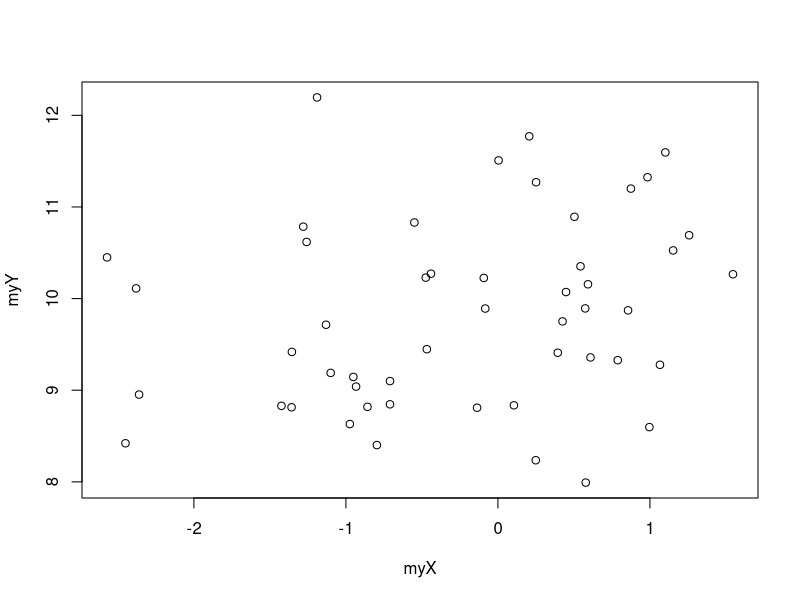
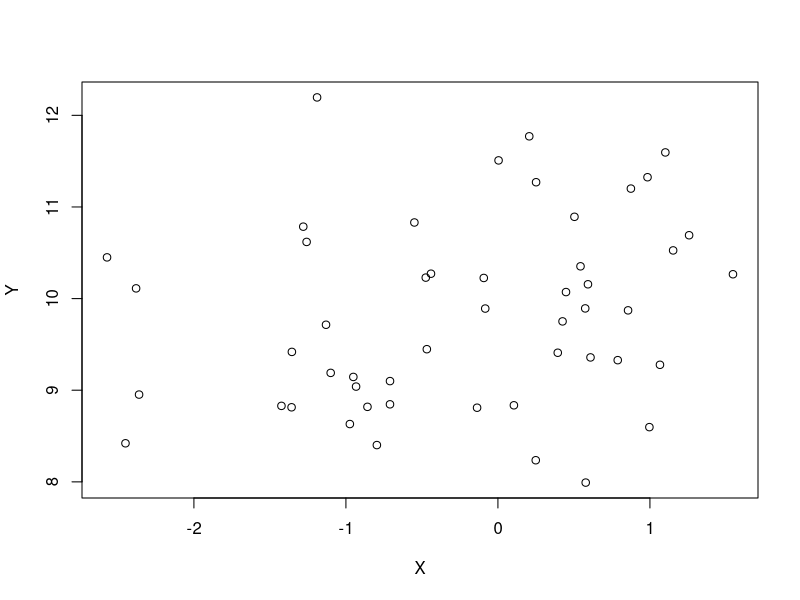
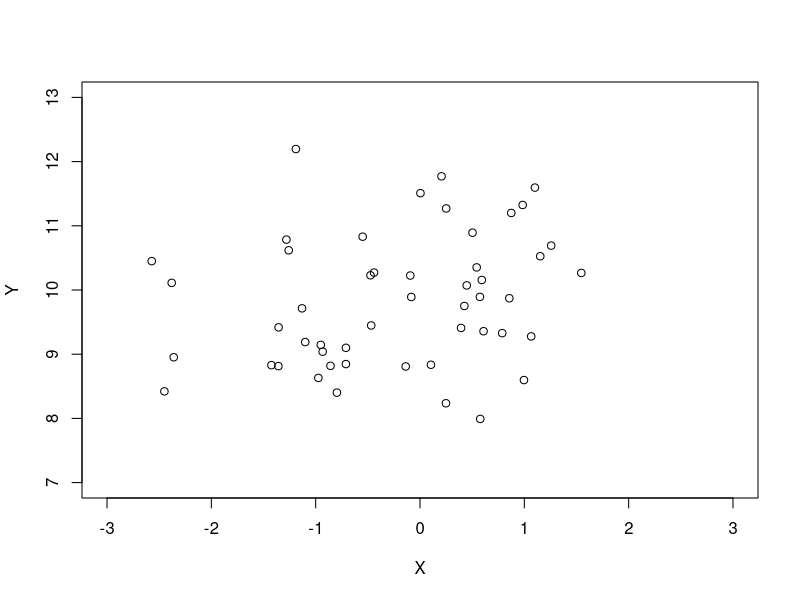
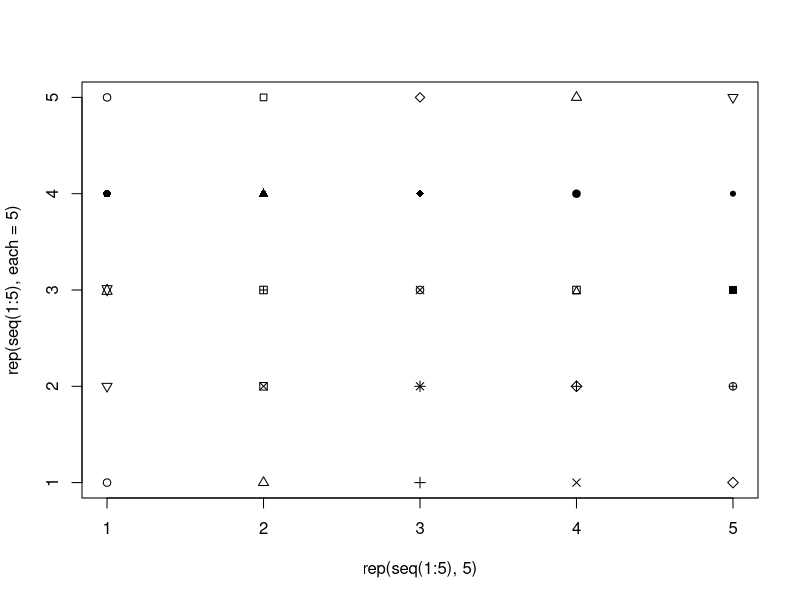
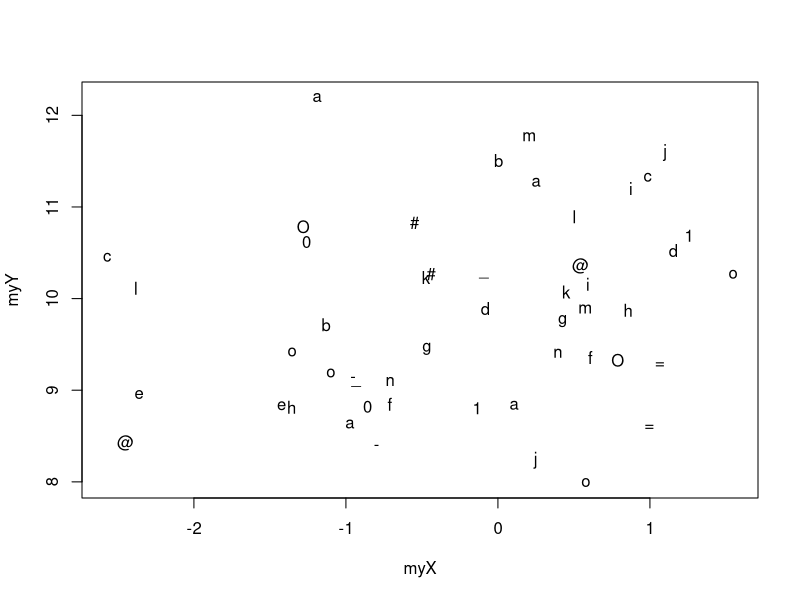
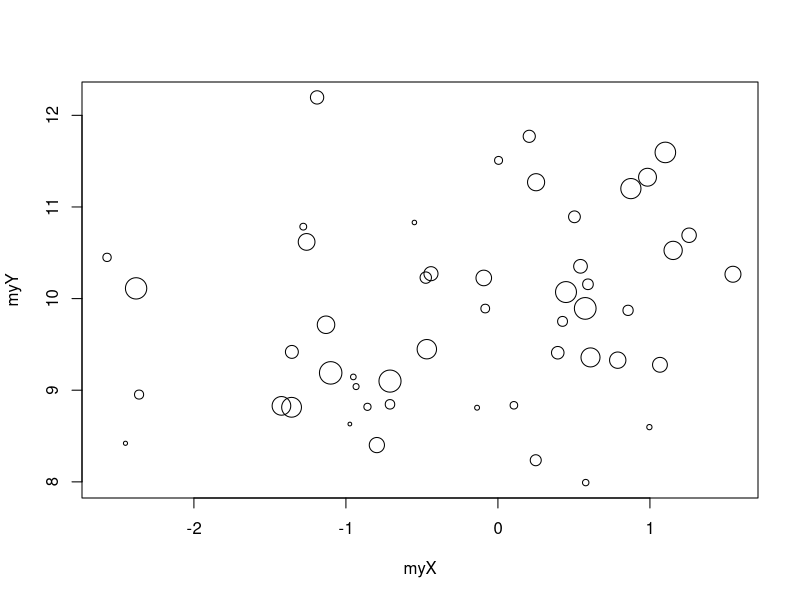
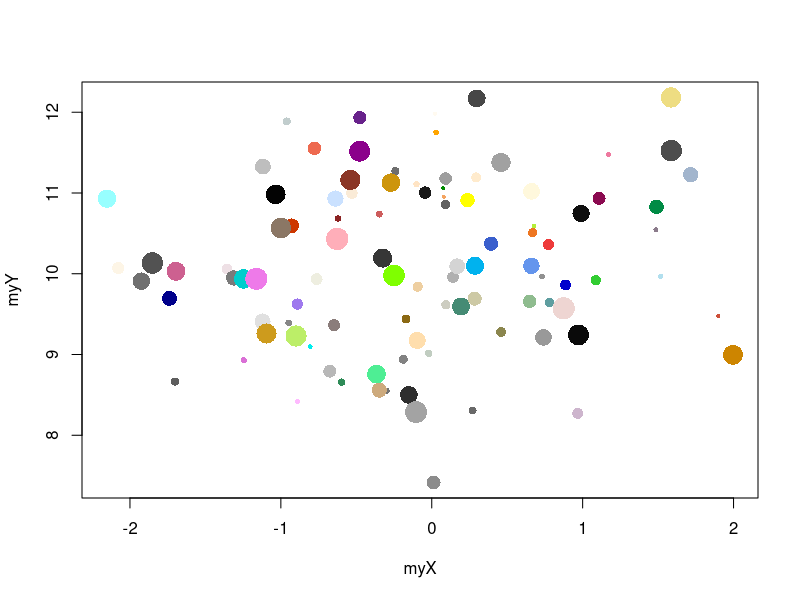
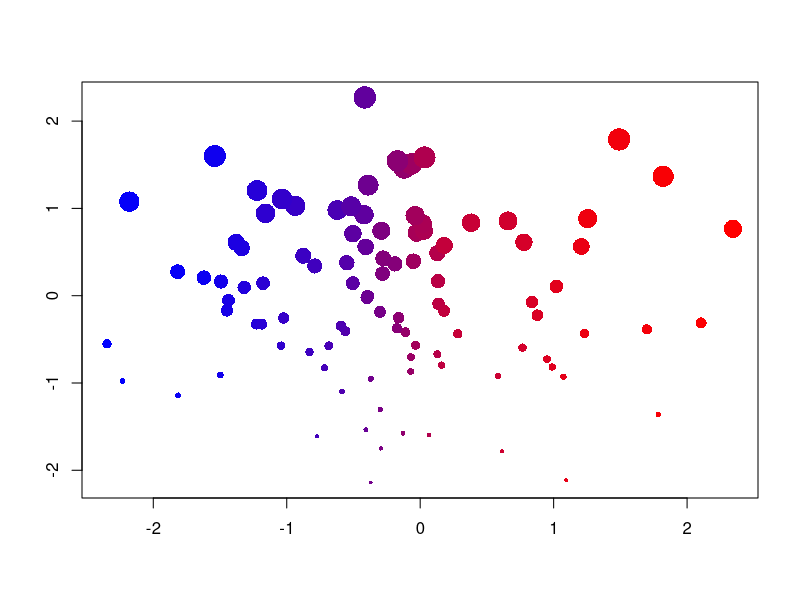

Write R code to recreate these figures, in order.
## ---- chunk 1
myX <- rnorm(50, mean = 0, sd = 1)
myY <- rnorm(50, mean = 10, sd = 1)
plot(x = myX, y = myY)
## ---- chunk 2
plot(x = myX, y = myY, 
  xlab = "X", ylab = "Y")
## ---- chunk 3
plot(x = myX, y = myY, 
  xlab = "X", ylab = "Y", 
  xlim = c(-3, 3), ylim = c(7, 13))
## ---- chunk 4
plot(x = rep(seq(1:5), 5), y = rep(seq(1:5), each = 5),
  pch = 1:25)
plot(x = myX, y = myY, 
  pch = c("a", "@", "#", "1", "=", "-", "_", "o", "O", "0", letters[1:15]))
## ---- chunk 5
plot(x = myX, y = myY, 
  cex = seq(from = 0.5, to = 3, length.out = 50))
## ---- chunk 6
myX <- rnorm(100, mean = 0, sd = 1)
myY <- rnorm(100, mean = 10, sd = 1)
plot(x = myX, y = myY, 
  cex = seq(from = 0.5, to = 3, length.out = 100),
  pch = 16,
  col = sample(colors(), 100))
## ---- chunk 7
myX <- rnorm(100)
myY <- rnorm(100)
dfGraph <- data.frame(myX, myY)
dfGraph <- dfGraph[order(dfGraph$myX),]
dfGraph$myCol <- colorRampPalette(c("blue", "red"))(100)
dfGraph <- dfGraph[order(dfGraph$myY),]
dfGraph$myCex <- seq(from = 0.5, to = 3, length.out = 100)
plot(x = dfGraph$myX, y = dfGraph$myY, 
  cex = dfGraph$myCex, pch = 16, col = dfGraph$myCol, 
  xlab = "", ylab = "")
## ---- chunk 8
myX <- 1:20
myY <- rnorm(20, mean = 10, sd = 1)
plot(x = myX, y = myY, 
  type = 'b') # 'p', 'l', 'b', 'c', 'o', 'h', 's', 'S', 'n'
## ---- chunk 9
par(mfrow = c(1, 2))
plot(x = myX, y = myY, 
  type = 'b', pch = 16, cex = 3) 
grid(lwd = 3, lty = 1)
plot(x = myX, y = myY, 
  type = 'b', pch = 16, cex = 3, 
  panel.first = grid(lwd = 3, lty = 1)) 
par(mfrow = c(1, 1))
## ---- chunk 10
op <- par(no.readonly = TRUE)
par(mfrow = c(2, 2), mar = c(2, 2, 1, 1))
graph4 <- lapply(1:4, function(i){
  plot(x = rnorm(100), 
    y = rnorm(100), 
    col = i, pch = 16)
})
par(op)
## ---- chunk 11
myX <- rnorm(100)
myY <- rnorm(100)
plot(x = myX, y = myY, 
  xlim = c(-4, 4), ylim = c(-4, 4),   
  pch = 16, cex = 1.5, 
  col = sample(colors(), size = 100),
  panel.first = {
    grid()
    abline(v = c(min(myX), max(myX)), lty = 2)
    abline(h = c(min(myY), max(myY)), lty = 2)
    abline(v = mean(myX), lty = 1)
    abline(h = mean(myY), lty = 1)
})
## ---- chunk 12
op <- par(no.readonly = TRUE)
par(mfrow = c(2, 2), mar = c(2, 2, 1, 1))
myX <- list(
  rnorm(1000),
  rgamma(1000, shape = 1),
  sample(1:100, size = 1000, replace = TRUE),
  rbeta(1000, shape1 = 1, shape2 = 2)
)
myTitle <- c("Normal", "Gamma", "Uniform", "Beta")
tr <- lapply(1:4, function(i){
  hist(myX[[i]], 
    col = heat.colors(15), 
    main = myTitle[i]
  )
})
par(op)
## ---- chunk 13
myX <- c(4, 5, 8)
barplot(myX, names.arg = c("A", "B", "C"))
## ---- chunk 14
op <- par(no.readonly = TRUE)
par(mfrow = c(1, 2), mar = c(2, 2, 1, 1))
myX <- matrix(c(4, 5, 8, 4, 6, 2), nrow = 2)
barplot(myX, names.arg = c("A", "B", "C"))
myX <- matrix(c(4, 5, 8, 4, 6, 2, 3, 4, 5), nrow = 3)
barplot(myX, names.arg = c("A", "B", "C"))
par(op)
## ---- chunk 15
n <- 50
myX <- rnorm(n)
myY <- rnorm(n)
myCol <- c(2, sample(c(4, 2), size = (n - 1), replace = TRUE))
myColors <- colorRampPalette(c("blue", "red"))(100)
myYCut <- cut(myY, breaks = -4:4)
myXCut <- cut(myX, breaks = -4:4)
myYCutCol <- table(myCol, myYCut)
myXCutCol <- table(myCol, myXCut)
xCol <- round(
  myXCutCol[1,] / (myXCutCol[1,] + myXCutCol[2,]) * 100
)
xCol[is.na(xCol) | xCol == 0] <- 1
yCol <- round(
  myYCutCol[1,] / (myYCutCol[1,] + myYCutCol[2,]) * 100
)
yCol[is.na(yCol) | yCol == 0] <- 1
op <- par(no.readonly = TRUE)
par(mar = c(2, 3, 1, 1))
layout(matrix(c(1, 1, 0, 
                2, 2, 3, 
                2, 2, 3), ncol = 3, byrow = TRUE))
barplot(table(myXCut), las = 1, col = myColors[xCol])
plot(x = myX, y = myY, col = myCol, pch = 16, 
  xlim = c(-4, 4), ylim = c(-4, 4), cex = 1.5, 
  panel.first = grid())
barplot(table(myYCut), las = 1, horiz = TRUE, col = myColors[yCol])
par(op)
## ---- chunk 16
graphBarplotCol <- function(n){
  myX <- rnorm(n)
  myY <- rnorm(n)
  myCol <- c(2, sample(c(4, 2), size = (n - 1), replace = TRUE))
  myColors <- colorRampPalette(c("blue", "red"))(100)
  myYCut <- cut(myY, breaks = -4:4)
  myXCut <- cut(myX, breaks = -4:4)
  myYCutCol <- table(myCol, myYCut)
  myXCutCol <- table(myCol, myXCut)
  xCol <- round(
    myXCutCol[1,] / (myXCutCol[1,] + myXCutCol[2,]) * 100
  )
  xCol[is.na(xCol) | xCol == 0] <- 1
  yCol <- round(
    myYCutCol[1,] / (myYCutCol[1,] + myYCutCol[2,]) * 100
  )
  yCol[is.na(yCol) | yCol == 0] <- 1
  op <- par(no.readonly = TRUE)
  par(mar = c(2, 3, 1, 1))
  layout(matrix(c(1, 1, 0, 
                  2, 2, 3, 
                  2, 2, 3), ncol = 3, byrow = TRUE))
  barplot(table(myXCut), las = 1, col = myColors[xCol])
  plot(x = myX, y = myY, col = myCol, pch = 16, 
    xlim = c(-4, 4), ylim = c(-4, 4), cex = 1.5, 
    panel.first = grid())
  barplot(table(myYCut), las = 1, horiz = TRUE, col = myColors[yCol])
  par(op)
}
graphBarplotCol(n = 1000)
